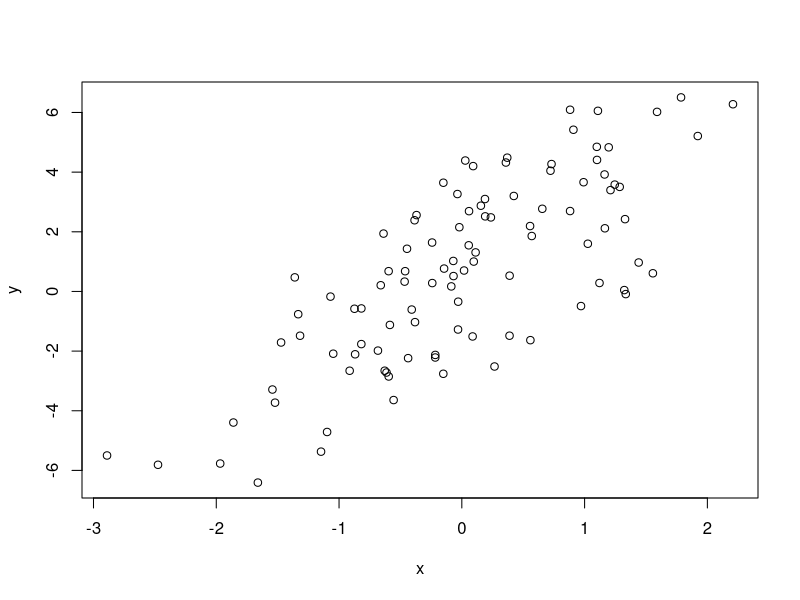
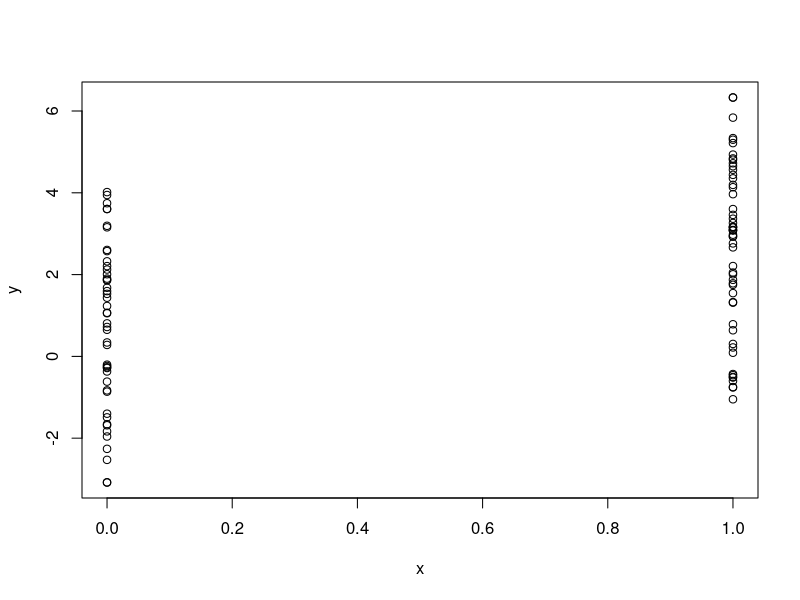
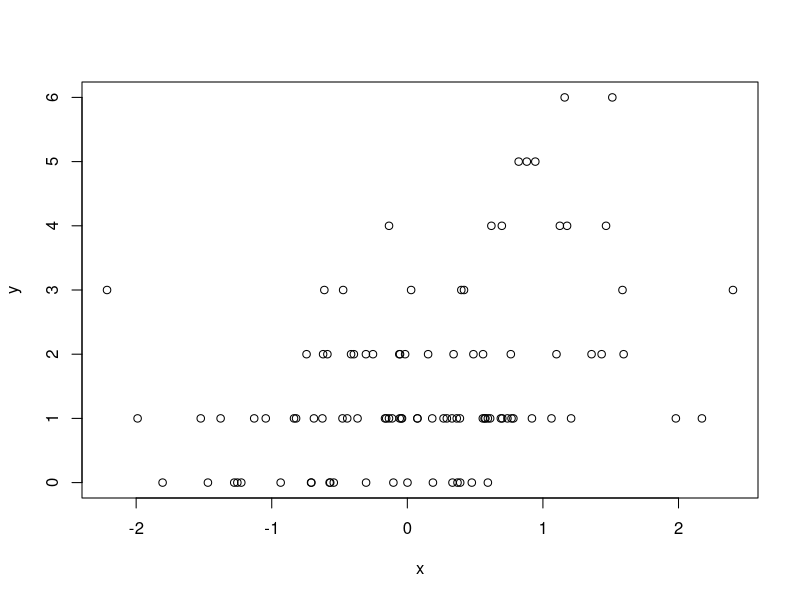

The R script that drew these images, in order:
# qnorm is the quantile function, which is just the inverse CDF
# dnorm == pdf; pnorm == cdf
# rnorm: random sampling

set.seed(401716)                       # set the seed EVERYTIME when do the simulation
r <- rnorm(50)
summary(r)

# or generate from uniform distribution with inverse cdf
set.seed(401716)
u <- runif(50)
normsample <- qnorm(u)
summary(normsample)

# pdf
dnorm(2)
# cdf
pnorm(2)
pnorm(-2)

poi <- rpois(10,8)
poi
summary(poi)

dpois(4,10)
ppois(10,10)
qpois(0.5,10)
ppois(15,10)
ppois(100,100)
qpois(0.5,100)
rpois(10,8.5)     # mu does not have to be an integer, mu can be equal to exp(x*beta)

#----------------------------------
# simulate from the linear regression model: y = beta0 + beta1*x + epsilon
# beta0 = 0.5, beta1 = 2, x~N(0,1), epsilon~N(0,2^2)
set.seed(20)
x <- rnorm(100)
e <- rnorm(100, 0, 2)
y <- 0.5 + x*2 + e
plot(x,y)
summary(y)

# if x is binary, uses binomial distribution
set.seed(401716)
x <- rbinom(100, 1, 0.5)
x
y <- 0.5 + x*2 + e
summary(y)
plot(x,y)

# simulate from a poisson model Y ~Poisson(mu), mui = exp(xi'*beta)
# log(mu) = beta0 + beta1*x, beta0 = 0.5, beta1 = 0.3, x~N(0,1)
set.seed(1)
x <- rnorm(100)
logMu <- 0.5 + 0.3*x
mu <- exp(logMu)
y <- rpois(100,mu)
summary(y)
plot(x,y)

#------------------------------------------------------------
# draw random samples from arbitrary distributions
set.seed(401716)
sample(1:10, 4)
sample(1:10, 4, replace=TRUE)
sample(1:10)         # if does not specify n, gives permutation, eg: 1 to 10 pai'lie'zu'he
